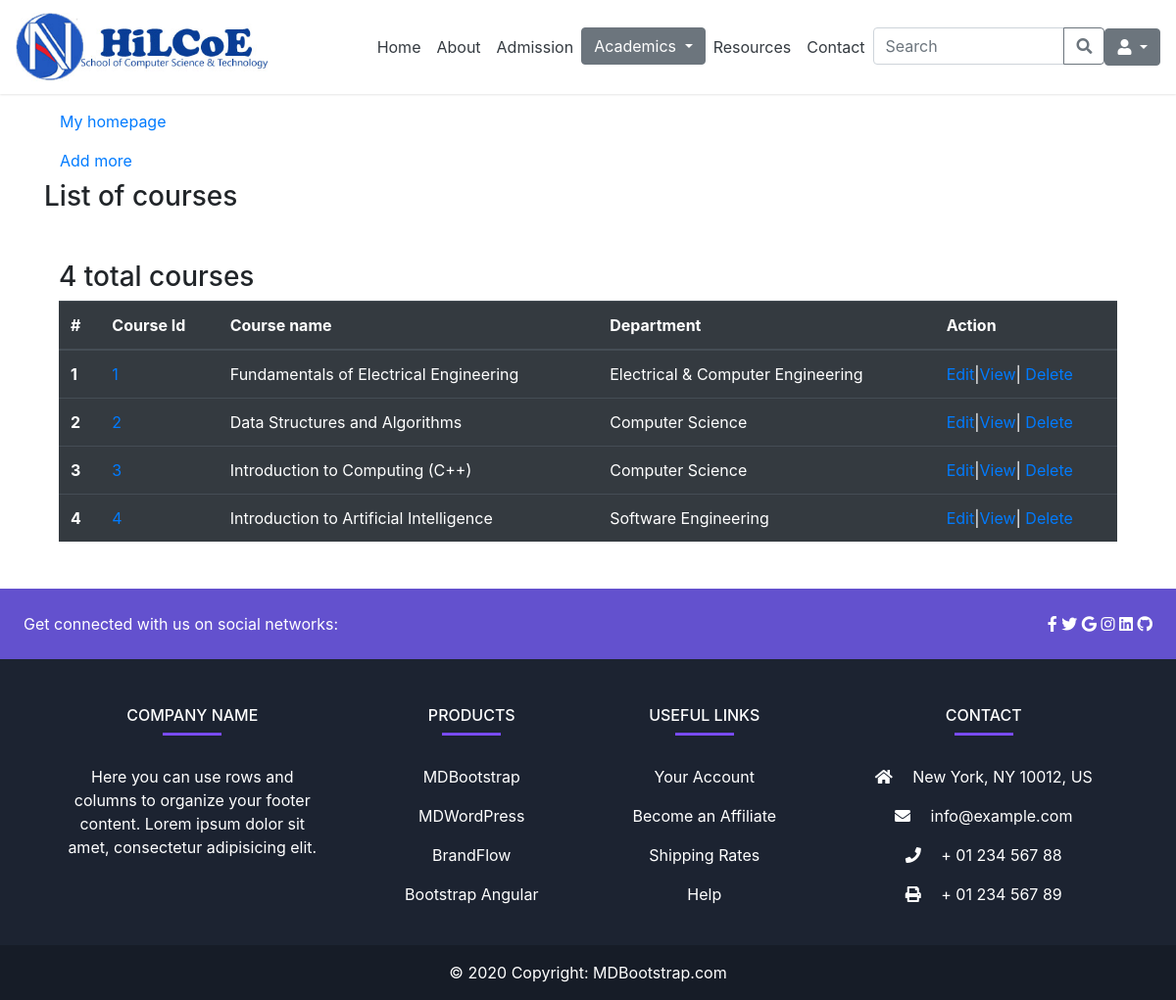
The page /admin_app/course_list/ on the database its author committed.
### admin_app/models.py (models this page shows)
class Course(models.Model):
    name = models.CharField(max_length=100)
    teachers = models.ManyToManyField(UserProfile, related_name="courses_taught", null=True, blank=True)
    students = models.ManyToManyField(UserProfile, related_name="courses_registered", null=True, blank=True)
    department = models.ForeignKey(Department, on_delete=models.CASCADE)

class Department(models.Model):
  name = models.CharField(max_length=50)
  department_head = models.CharField(max_length=50)
  def __str__(self):
        return self.name

### admin_app/views.py (the view)
# urls.py: path('course_list/', views.course_list, name='course-list'),
def course_list(request):
   courses = Course.objects.all()
   number_of_courses = courses.count()
   context = {
      'courses': courses,
      'number_of_courses': number_of_courses,
   }
   return render(request, 'admin_app/course_list.html', context)

### templates/admin_app/course_list.html (shortened to what this page needs)
{% extends 'base.html' %}
{% block content %}
<div class="container my-5">
    <a class="nav-link text-black" href="{% if user.is_superuser or user.is_staff %}
            {% url 'admin-dashboard' %}
            {% else %}
                {% url 'cs-bsc' %}
            {% endif %}">My homepage
    </a>
    <a class="nav-link text-black" href="{% url 'add-course' %}"> Add more </a>
    <h3>List of courses</h3>
    <div class="container my-5">
        <h3>{{ number_of_courses }} total courses</h3>
        <table class="table table-dark">
          <thead>
            <tr>
              <th scope="col">#</th>
              <th scope="col">Course Id</th>
              <th scope="col">Course name </th>
              <th scope="col">Department</th>
              <th scope="col">Action</th>
            </tr>
          </thead>
          <tbody>
            {% for course in courses %}
            <tr>
              <th scope="row">{{ forloop.counter }}</th>
              <td><a href="{% url 'course-detail' course_id=course.pk %}">{{ course.pk }}</a></td>
              <td>{{ course.name }}</td>
              <td>{{ course.department }}</td>
              <td><a href="{% url 'course-edit' course_id=course.pk %}">Edit</a>|<a href="{% url 'course-detail' course_id=course.pk %}">View</a>|
                <a href="{% url 'course-delete' course_id=course.pk %}">Delete</a></td>
            </tr>
            {% endfor %}
          </tbody>
        </table>
    </div>
</div>
{% endblock %}

### rows shown on the page
Course: pk "1", name "Fundamentals of Electrical Engineering", department "Electrical & Computer Engineering"
Course: pk "2", name "Data Structures and Algorithms", department "Computer Science"
Course: pk "3", name "Introduction to Computing (C++)", department "Computer Science"
Course: pk "4", name "Introduction to Artificial Intelligence", department "Software Engineering"

### other values the page prints
{{ number_of_courses }} "4"
